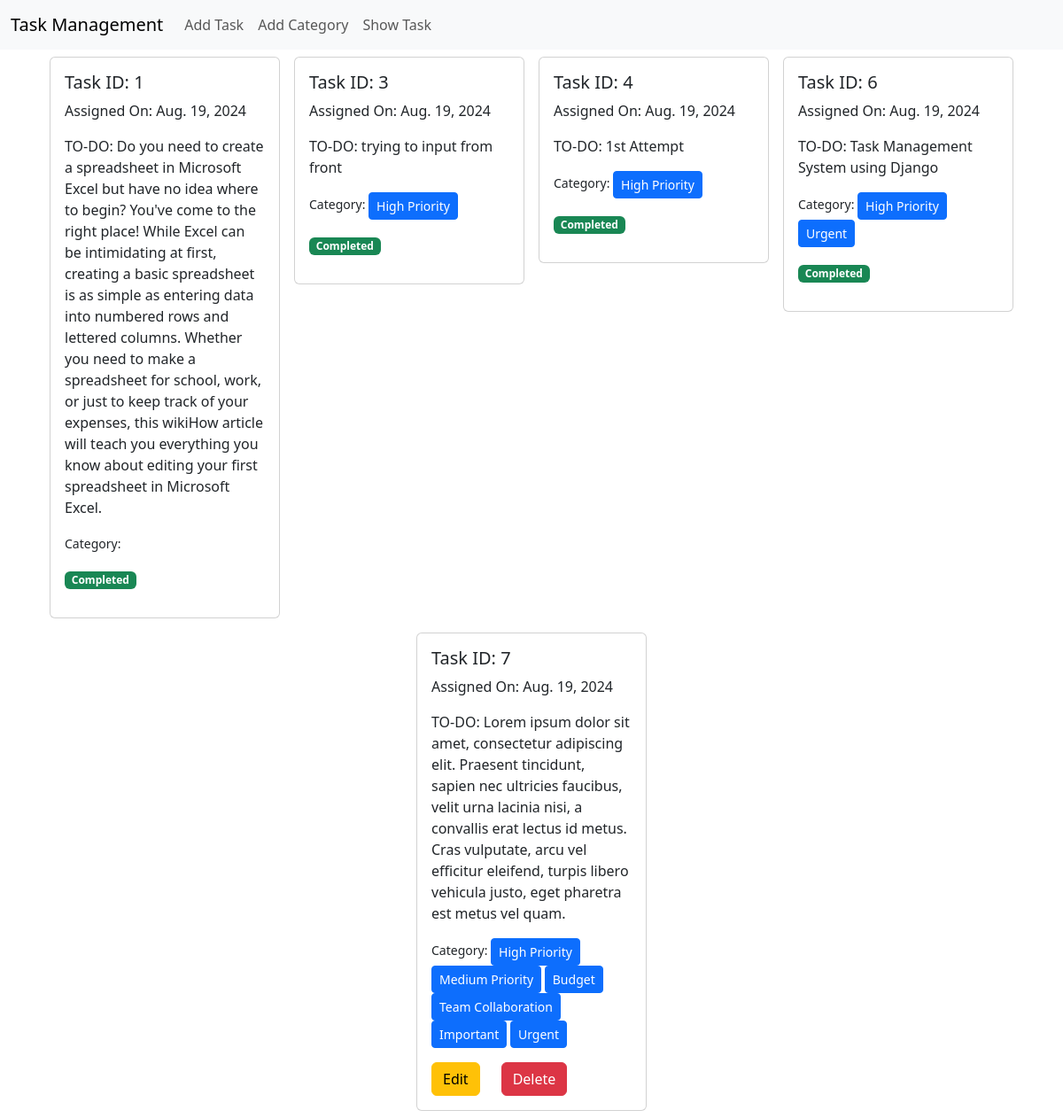
The page / on the database its author committed.
### task/models.py (models this page shows, shortened)
class Task(models.Model):
    title=models.CharField(max_length=150)
    description=models.TextField()
    isCompleted=models.BooleanField(default=False)
    assignDate=models.DateField()
    category=models.ManyToManyField('category.Category')

### category/models.py (models this page shows, shortened)
class Category(models.Model):
    name=models.CharField(max_length=30)

### Task_Management_System/views.py (the view)
# urls.py: path('', views.show_task,name='show_task'),
def show_task(request):
    data=Task.objects.all()
    return render(request,'show_task.html',{'data':data})

### templates/show_task.html
{%extends 'base.html'%}
{%block content%}
<div class='d-flex flex-wrap justify-content-center px-5'>
  {%for task in data%}
  <div class="col-sm-3">
    <div class="card mx-2 my-2" >
    <div class="card-body">
      <h5 class="card-title">Task ID: {{task.pk}}</h5>
      <p>Assigned On: {{task.assignDate}} </p>
      <p>TO-DO: {{task.description}}</p>
      <p><small>Category: {%for cat in task.category.all%}
        <button class='btn btn-primary btn-sm'>{{cat.name}}</button>
        {%endfor%}
      </small></p>
      {%if task.isCompleted%}
      <p>
        <span class="badge bg-success">Completed</span>
      </p>
      {%else%}
      <div class='d-flex gap-4'>
          <a href="{%url 'edit_task' task.id %}" class="btn btn-warning">Edit</a>
          <a href="{%url 'delete_task' task.id %}" class="btn btn-danger">Delete</a>
      </div>
      {%endif%}
    </div>
  </div>
    </div>
{%endfor%}
</div>
{%endblock%}

### templates/base.html (shortened to what this page needs)
<!doctype html>
<html lang="en">
  <head>
    <link href="https://cdn.jsdelivr.net/npm/bootstrap@5.3.3/dist/css/bootstrap.min.css" rel="stylesheet">
  </head>
  <body>
    <nav class="navbar navbar-expand-lg bg-body-tertiary">
        <div class="container-fluid">
          <a class="navbar-brand" href="#">Task Management</a>
          <div class="collapse navbar-collapse" id="navbarNav">
            <ul class="navbar-nav">
              <li class="nav-item">
                <a class="nav-link" href="{%url 'add_task'%}">Add Task</a>
              </li>
              <li class="nav-item">
                <a class="nav-link" href="{%url 'add_category'%}">Add Category</a>
              </li>
              <li class="nav-item">
                <a class="nav-link" href="{%url 'show_task'%}">Show Task</a>
              </li>
            </ul>
          </div>
        </div>
      </nav>
      {%block content%}
      {%endblock%}
  </body>
</html>

### rows shown on the page
Task: pk "1", assignDate "Aug. 19, 2024", description "Do you need to create a spreadsheet in Microsoft Excel but have no idea where to begin? You've come to the right place! While Excel can be intimidating at first, creating a basic spreadsheet is as simple as entering data into numbered rows and lettered columns. Whether you need to make a spreadsheet for school, work, or just to keep track of your expenses, this wikiHow article will teach you everything you know about editing your first spreadsheet in Microsoft Excel.", isCompleted "Completed"
Task: pk "3", assignDate "Aug. 19, 2024", description "trying to input from front", isCompleted "Completed"
Category: name "High Priority"
Task: pk "4", assignDate "Aug. 19, 2024", description "1st Attempt", isCompleted "Completed"
Task: pk "6", assignDate "Aug. 19, 2024", description "Task Management System using Django", isCompleted "Completed"
Category: name "Urgent"
Task: pk "7", assignDate "Aug. 19, 2024", description "Lorem ipsum dolor sit amet, consectetur adipiscing elit. Praesent tincidunt, sapien nec ultricies faucibus, velit urna lacinia nisi, a convallis erat lectus id metus. Cras vulputate, arcu vel efficitur eleifend, turpis libero vehicula justo, eget pharetra est metus vel quam.", isCompleted "Edit"
Category: name "Medium Priority"
Category: name "Budget"
Category: name "Team Collaboration"
Category: name "Important"
